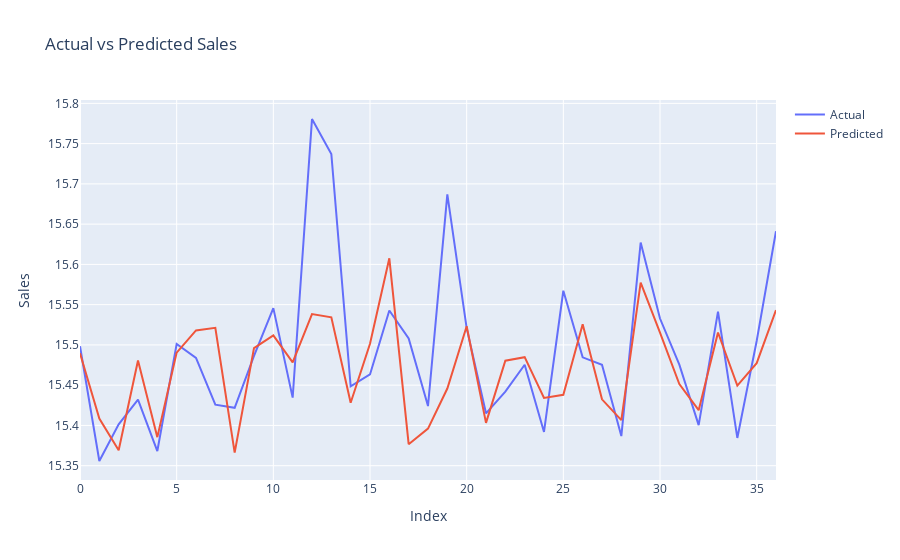

Source (notebook cell):
### Code cell
# plot actual vs predicted sales
import plotly.graph_objs as go
import plotly.express as px
import matplotlib.pyplot as plt
trace_actual = go.Scatter(x=df.index, y=y_log_test, name='Actual')
trace_predicted = go.Scatter(x=df.index, y=y_log_pred_test, name='Predicted')
data = [trace_actual, trace_predicted]
layout = go.Layout(title='Actual vs Predicted Sales', xaxis=dict(title='Index'), yaxis=dict(title='Sales'))
fig = go.Figure(data=data, layout=layout)
fig.show()

### Figure 1 — Plotly figure (JSON) as saved in the notebook; plotly's stock layout.template omitted (floating-point values rounded to 4 significant figures; data arrays with more than 128 entries replaced by an {"elided": "..."} marker saying what was removed)
{"data": [{"name": "Actual", "type": "scatter", "x": {"elided": "182 int values"}, "y": [15.5, 15.36, 15.4, 15.43, 15.37, 15.5, 15.48, 15.43, 15.42, 15.49, 15.55, 15.43, 15.78, 15.74, 15.45, 15.46, 15.54, 15.51, 15.42, 15.69, 15.52, 15.42, 15.44, 15.48, 15.39, 15.57, 15.48, 15.48, 15.39, 15.63, 15.53, 15.48, 15.4, 15.54, 15.38, 15.5, 15.64]}, {"name": "Predicted", "type": "scatter", "x": {"elided": "182 int values"}, "y": [15.49, 15.41, 15.37, 15.48, 15.39, 15.49, 15.52, 15.52, 15.37, 15.5, 15.51, 15.48, 15.54, 15.53, 15.43, 15.5, 15.61, 15.38, 15.4, 15.45, 15.52, 15.4, 15.48, 15.48, 15.43, 15.44, 15.53, 15.43, 15.41, 15.58, 15.52, 15.45, 15.42, 15.52, 15.45, 15.48, 15.54]}], "layout": {"title": {"text": "Actual vs Predicted Sales"}, "xaxis": {"title": {"text": "Index"}}, "yaxis": {"title": {"text": "Sales"}}}}
